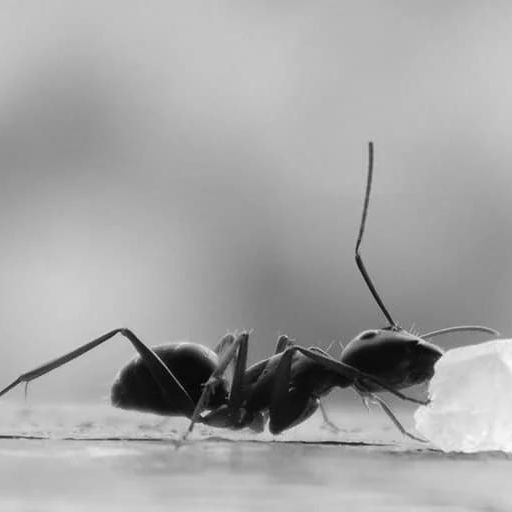
//> input picture 5_dithering/ants.png, 512 x 512 px
$ ./right_challenge   (built with g++ and OpenCV 4)
//> lines starting //> are read from the running program, lines starting //| are printed output that depends on the picture; after the words box and inside, x2 and y2 are one past the last pixel; in counts of white or black regions, pixels touching at a corner belong together
//
#include <opencv2/core.hpp>
#include <opencv2/imgcodecs.hpp>
#include <opencv2/highgui.hpp>
#include <opencv2/imgproc/imgproc.hpp>
#include <opencv2/dnn/dnn.hpp>
//
#include <iostream>
#include <fstream>
// string array[] = { "ants" , "bear" , "bird" , "claw" , "eyes" , "hawk" , "lion" , "wolf" } ;
using namespace std ;
using namespace cv ;
//
int main( int argc , char* argv[] )
{
   //     height width   uchar
   string array[] = { "ants" , "bear" , "bird" , "claw" , "eyes" , "hawk" , "lion" , "wolf" } ;

   //string array[] = {"elvis"};
   for (String filename:array){
      Mat img = imread(filename+".png");
//> img is the input picture: 512 rows x 512 cols, CV_8UC3; min 1, max 253, mean 165
      cvtColor(img, img, COLOR_BGR2GRAY);
//> img: 512 rows x 512 cols, CV_8UC1
      ofstream fileout("right" + filename + ".txt");
      for (int t=1;t<256;t++){
         Mat t_img;
         threshold(img, t_img, t, 255, THRESH_BINARY);
         int black=0;
         int white=0;
         int rows = t_img.rows;
         int cols = t_img.cols;
         for (int r=0;r<rows;r++){
            for(int c=0;c<cols;c++){
               uchar val = t_img.at<uchar>(r, c);
               if (val == uchar(0)) {
                  black++;
               } else {
                  white++;
               }
            }
         }
         double ratio = (double)black / (black + white);
         fileout << ratio << "\n";
      }
//> this loop made 255 passes
//> (black, white, ratio) on passes 1 to 3: (3, 262141, 1.14e-05), (7, 262137, 2.67e-05), (11, 262133, 4.2e-05)
//> pass 1, `threshold(img, t_img, t, 255, THRESH_BINARY);`:
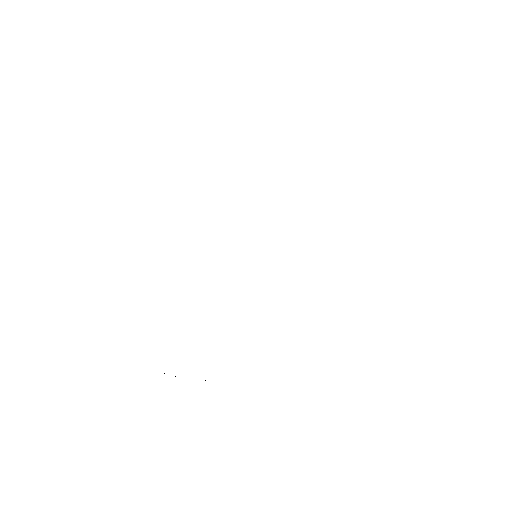
//> t_img: 512 rows x 512 cols, CV_8UC1; 100% white; black in thin lines or dots, all inside (x1, y1, x2, y2) = (164, 373, 206, 381)
      fileout.close();
   }
//> pass 2 of the loop `for (String filename:array)`:
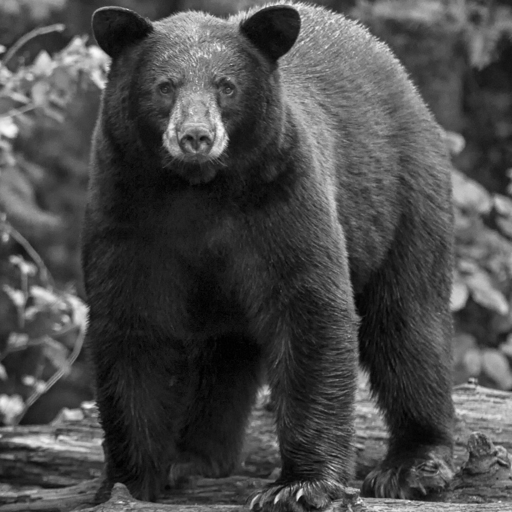
//> input picture 5_dithering/bear.png, 512 x 512 px
//> img is the input picture: 512 rows x 512 cols, CV_8UC3; min 0, max 255, mean 74
//> img: 512 rows x 512 cols, CV_8UC1
//> the loop `for (int t=1;t<256;t++)` made 255 passes
//> (black, white, ratio) on passes 1 to 3: (140, 262004, 0.000534), (373, 261771, 0.00142), (694, 261450, 0.00265)
//> pass 1, `threshold(img, t_img, t, 255, THRESH_BINARY);`:
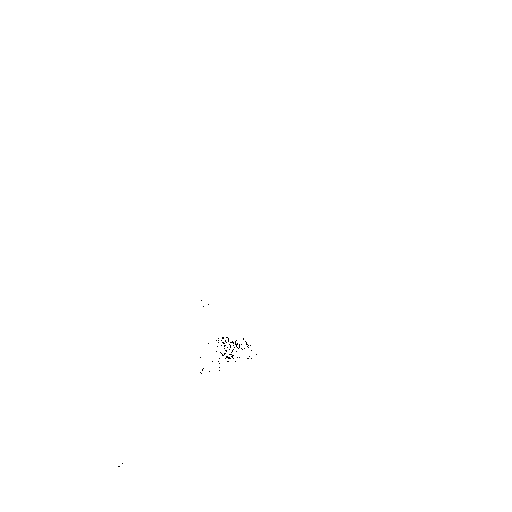
//> t_img: 512 rows x 512 cols, CV_8UC1; 99.9% white; black in thin lines or dots, all inside (x1, y1, x2, y2) = (118, 300, 257, 467)
//> pass 3, `threshold(img, t_img, t, 255, THRESH_BINARY);`:
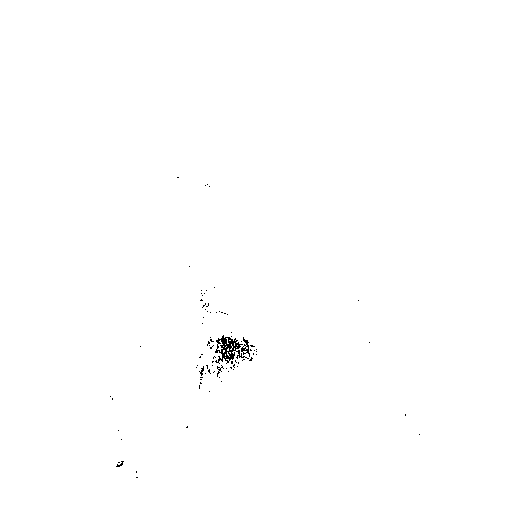
//> t_img: 512 rows x 512 cols, CV_8UC1; 99.7% white; black in thin lines or dots, all inside (x1, y1, x2, y2) = (110, 177, 420, 478)
//> pass 3 of the loop `for (String filename:array)`:
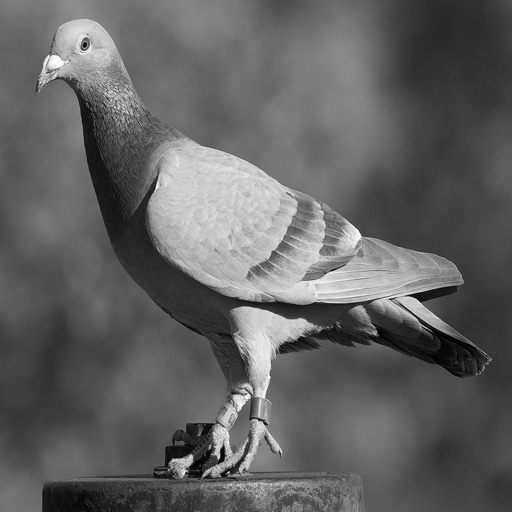
//> input picture 5_dithering/bird.png, 512 x 512 px
//> img is the input picture: 512 rows x 512 cols, CV_8UC3; min 0, max 255, mean 98.1
//> img: 512 rows x 512 cols, CV_8UC1
//> the loop `for (int t=1;t<256;t++)` made 255 passes
//> (black, white, ratio) on passes 1 to 3: (73, 262071, 0.000278), (121, 262023, 0.000462), (159, 261985, 0.000607)
//> pass 1, `threshold(img, t_img, t, 255, THRESH_BINARY);`:
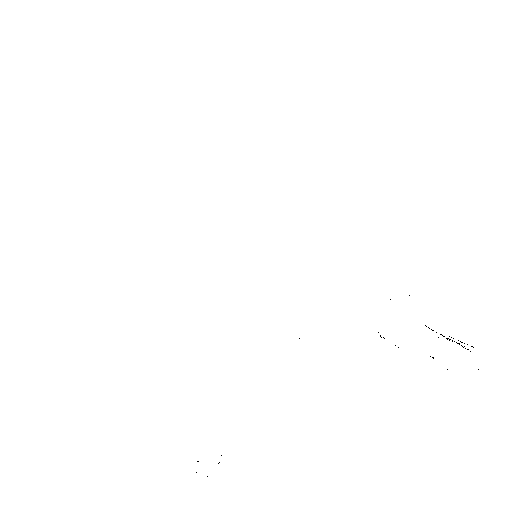
//> t_img: 512 rows x 512 cols, CV_8UC1; 100% white; black in thin lines or dots, all inside (x1, y1, x2, y2) = (196, 295, 479, 477)
//> (the run ends here: the program stops with an error, at `cvtColor(img, img, COLOR_BGR2GRAY);`)
